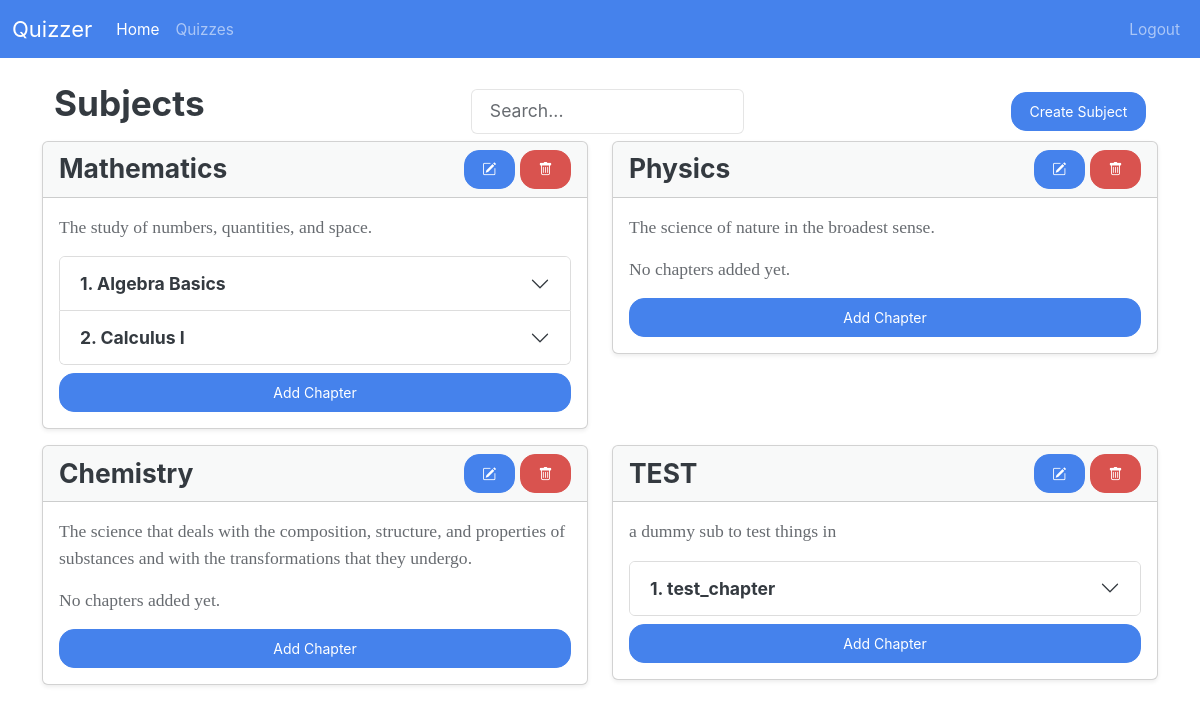
The page /admin/ (signed in) on the database its author committed.
### models/models.py (models this page shows)
class Subject(db.Model):
    __tablename__ = "subject"
    subject_id: Mapped[id_pk]
    subject_name: Mapped[str]
    description: Mapped[str]
    chapters: Mapped[List["Chapter"]] = relationship(
        back_populates="subject", cascade="all,delete-orphan"
    )

class Chapter(db.Model):
    __tablename__ = "chapter"
    subject_id: Mapped[int] = mapped_column(
        ForeignKey("subject.subject_id"), primary_key=True
    )
    chapter_id: Mapped[int] = mapped_column(primary_key=True)
    chapter_name: Mapped[str]
    description: Mapped[str]
    subject: Mapped["Subject"] = relationship(back_populates="chapters")
    quizzes: Mapped[List["Quiz"]] = relationship(
        back_populates="chapter",
    )

### routes/admin_routes.py (the view)
@admin_bp.route("/", methods=["GET"])
def admin_home():
    subject_form = SubjectForm()
    chapter_form = ChapterForm()
    quiz_form = QuizForm()
    subjects = db.session.scalars(select(Subject)).all()
    return render_template(
        "admin/home.html",
        subjects=subjects,
        subject_form=subject_form,
        chapter_form=chapter_form,
        quiz_form=quiz_form,
    )

### forms.py
class SubjectForm(FlaskForm):
    subject_name = StringField("Subject Name", validators=[DataRequired()])
    description = TextAreaField("Description")

class ChapterForm(FlaskForm):
    chapter_name = StringField("Chapter Name", validators=[DataRequired()])
    description = TextAreaField("Description")

### app.py (called while the page is built)
@app.template_global()
def is_active(page_name):
    return "active" if request.endpoint == page_name else ""

### routes/__init__.py (called while the page is built)
def init_login_manager(app):
    login_manager = LoginManager()
    login_manager.init_app(app)
    login_manager.login_view = "auth.login"  # goes to the login() function in auth_bp
    @login_manager.user_loader
    def load_user(user_id):
        return db.session.scalar(select(User).where(User.user_id == user_id))

### routes/admin_routes.py (called while the page is built)
@admin_bp.before_request
def require_admin():
    if not current_user.is_authenticated or current_user.username != "admin":
        return current_app.login_manager.unauthorized()

### templates/admin/home.html (shortened to what this page needs)
{% extends "base.html" %} {% block title %} Admin Dashboard {% endblock %} {%
block body %} {% include "admin/nav.html" %}
<div class="container mt-4">
  <div class="container mt-4">
    <div class="d-flex justify-content-between align-items-center">
      <h2 class="mb-3">Subjects</h2>
      <input
        type="text"
        id="searchInput"
        class="form-control w-25"
        placeholder="Search..."
        onkeyup="searchContent()"
      />
      <button
        type="button"
        class="btn btn-primary"
        data-bs-toggle="modal"
        data-bs-target="#createSubjectModal"
      >
        Create Subject
      </button>
    </div>
  </div>
  <div class="row row-cols-1 row-cols-md-2">
    {% for subject in subjects %}
    <div class="col">
      <div class="card mb-3 shadow-sm">
        <div
          class="card-header d-flex justify-content-between align-items-center"
        >
          <h4 class="mb-0">{{ subject.subject_name }}</h4>
          <div>
            <button
              type="button"
              class="btn btn-primary"
              data-bs-toggle="modal"
              data-bs-target="#editSubjectModal"
              onclick='updateModalFormAction(
                      "{{ url_for("admin.edit_subject", subject_id=subject.subject_id) }}",
                      "editSubjectModal",
                      {{
                        {
                        "subject_name": subject.subject_name,
                        "description": subject.description
                        }
                      }}
                    )'
            >
              <i class="bi bi-pencil-square"></i>
            </button>
            <button
              class="btn btn-danger btn"
              onclick="handleDelete('{{ url_for('admin.delete_subject', subject_id=subject.subject_id) }}')"
            >
              <i class="bi bi-trash"></i>
            </button>
          </div>
        </div>
        <div class="card-body">
          <p class="text-muted">{{subject.description}}</p>
          {% if subject.chapters %}
          <div class="accordion" id="chaptersAccordion">
            {% for chapter in subject.chapters %}
            <div class="accordion-item">
              <h2
                class="accordion-header"
                id="heading{{subject.subject_id}}/{{ chapter.chapter_id }}"
              >
                <button
                  class="accordion-button collapsed"
                  type="button"
                  data-bs-toggle="collapse"
                  data-bs-target="#collapse{{subject.subject_id}}/{{ chapter.chapter_id }}"
                  aria-expanded="false"
                  aria-controls="collapse{{subject.subject_id}}/{{ chapter.chapter_id }}"
                >
                  <strong
                    >{{ chapter.chapter_id }}. {{ chapter.chapter_name
                    }}</strong
                  >
                </button>
              </h2>
            </div>
            {% endfor %}
          </div>
          {% else %}
          <p class="text-muted">No chapters added yet.</p>
          {% endif %}
          <div class="mt-2 d-grid gap-1">
            <button
              type="button"
              class="btn btn-primary"
              data-bs-toggle="modal"
              data-bs-target="#createChapterModal"
              onclick="updateModalFormAction(
            '{{url_for('admin.create_chapter', subject_id=subject.subject_id)}}',
            'createChapterModal')"
            >
              Add Chapter
            </button>
          </div>
        </div>
      </div>
    </div>
    {% endfor %}
  </div>
  {% import "macros.html" as macros %} {{
  url_for('admin.create_quiz', subject_id=0,chapter_id=0), quiz_form)}} {%
  endblock %}

### rows shown on the page
Subject: subject_name "Mathematics", description "The study of numbers, quantities, and space."
Chapter: chapter_id "1", chapter_name "Algebra Basics"
Chapter: chapter_id "2", chapter_name "Calculus I"
Subject: subject_name "Physics", description "The science of nature in the broadest sense.", shows "No chapters added yet."
Subject: subject_name "Chemistry", description "The science that deals with the composition, structure, and properties of substances and with the transformations that they undergo.", shows "No chapters added yet."
Subject: subject_name "TEST", description "a dummy sub to test things in"
Chapter: chapter_id "1", chapter_name "test_chapter"
